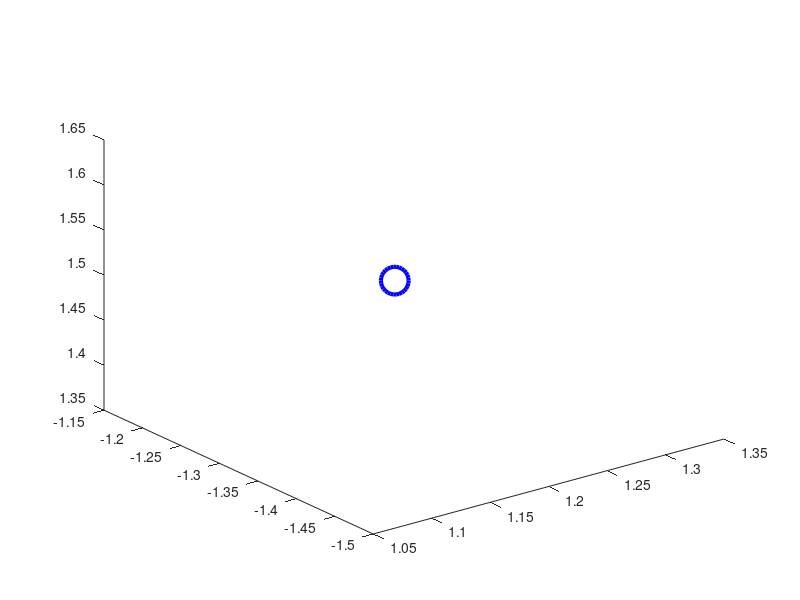

The MATLAB source for this figure: (Note: this script raises an error after producing the figure.)
close
temp = load('trajData_0.mat');

x = temp.xtraj;
xf = [1.2;-1.3;1.5;0;0;0
    0;0;0;0;0;0];
t_wp = temp.t_wp;
x_wp = temp.x_wp;
x0 = temp.x0;
dt = 0.02;

% Initialize plotting
quad_w = 0.092;
quad_l = 0.092;
quad_h = 0.029;
plot3(xf(1), xf(2), xf(3), 'ob', 'MarkerSize', 20, 'LineWidth', 3); hold on;
h = animatedline;
epsilon = 0.3;
axis equal
axis([min(x(1,:))-epsilon max(x(1,:))+epsilon min(x(2,:))-epsilon max(x(2,:))+epsilon min(x(3,:))-epsilon max(max(x_wp(3,:)), max(x(3,:)))+epsilon]);
xlabel('x')
ylabel('y')
zlabel('z')
quadrotor = [];
h_wp = [];
thrust = [];
grid on

% while(1)
%     t = 0;
%     for ii = 1:N-1
%         a = tic;
%         
%         thrustVec = (eul2rotm(flipud(x(4:6,ii))'))*[0;0;u(1,ii)];
%         
%         u_ff = [2*180/pi;2*180/pi;125170].*thrustVec;
%         
%         addpoints(h,x(1,ii),x(2,ii),x(3,ii));
%         delete(quadrotor) % Comment out to save snapshots
%         delete(h_wp) %
%         delete(thrust);
%         quadrotor = plotrotcube([quad_w quad_l quad_h],[x(1,ii) - quad_w/2,x(2,ii)- quad_l/2,x(3,ii)- quad_h/2],.8,[1 0 0], x(4,ii),x(5,ii),x(6,ii));
%         %         quadrotor = plotrotcube([quad_w quad_l quad_h],[x(1,ii) - quad_w/2,x(2,ii)- quad_l/2,x(3,ii)- quad_h/2],.8,[1 0 0],pi/6,pi/6,pi/6);
%         thrust = quiver3(x(1,ii),x(2,ii),x(3,ii),thrustVec(1),thrustVec(2),thrustVec(3), '-b', 'LineWidth', 1,  'MaxHeadSize', 2, 'AutoScaleFactor', 2);
%         if t < t_wp || T - t < 0.2
%             h_wp = plot3(x_wp(1,ii), x_wp(2,ii), x_wp(3,ii), 'or', 'MarkerSize', 20, 'LineWidth', 3);
%         else
%             h_wp = plot3(x_wp(1,ii), x_wp(2,ii), x_wp(3,ii), 'og', 'MarkerSize', 20, 'LineWidth', 3);
%         end
%         title(sprintf('Time elapsed = %4.2f s.', t))
% %         drawnow limitrate
%         t = t+dt;
% %         pause(dt - toc(a));
%     end
%     clearpoints(h);
% end

plot3(x(1,:),x(2,:),x(3,:)); hold on
index_wp = floor(t_wp/dt) + 1;
h_wp = plot3(x_wp(1,index_wp), x_wp(2,index_wp), x_wp(3,index_wp), 'og', 'MarkerSize', 20, 'LineWidth', 3);

plot3(xf(1), xf(2), xf(3), 'ob', 'MarkerSize', 20, 'LineWidth', 3);

